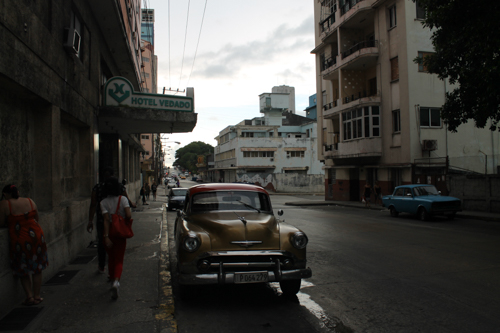
#> input picture A2/bild01.jpg, 500 x 333 px
$ jupyter execute a2.ipynb
#> lines starting #> are read from the running program, lines starting #| are printed output that depends on the picture
### util.py
import cv2
import numpy as np
from skimage import io
from matplotlib import pyplot as plt
import math

# mode 0 vertikal spiegeln, mode 1 horizontal
# [15 lines left out: function mirror_img, not called in this run]

# transform image to grayscale
def rgb2gray(img):
    # Source BildverarbeitungBuch: 12.2.1 Umwandlung in Grauwertbilder
    imgCopy = np.copy(img)
    gray = ((imgCopy[:, :, 0] * 0.299) + (imgCopy[:, :, 1] * 0.587) + (imgCopy[:, :, 2] * 0.114)).astype(int)
    return gray

# create Histogramm. bins are optionally implemented
def computeHisto(t_img, bin=None):
    if bin is not None:
        K = 256
        B = np.math.ceil(K / bin)
        t_histo = np.zeros(B, int)
        for pixel in t_img.flatten():
            i = np.math.floor(pixel / bin)
            t_histo[i] += 1
        return t_histo
    else:
        t_histo = np.zeros(256, int)
        for pixel in t_img.flatten():
            t_histo[pixel] += 1
        return t_histo

# print your image
def printImage(t_img, grayscale=True):
    if grayscale:
        io.imshow(t_img, cmap=plt.cm.gray)
        io.show()
    else:
        io.imshow(t_img)
        io.show()

# print your Historgram
def printHisto(t_histo, t_img=""):
    # plot image
    if t_img is not "":
        printImage(t_img, grayscale=True)
    # plot histogram
    n = t_histo.size
    x = range(n)
    width = 1
    plt.bar(x, t_histo, width, color="blue")
    plt.xlim([0, n - 1])
    plt.show()

def apply_lut(img, lut):
    for i, row in enumerate(img):
        for j, pixel in enumerate(row):
            img[i, j] = lut[pixel]
    return img

# [84 lines left out: functions cum_histo, match_Histo, filter, medianFilter, not called in this run]

sobel_1 = np.array([[1,2,1]]) / 4
sobel_2 = np.array([[-1,0,1]]) / 2

def horizontal(img):
    img_copy = img.copy()
    return filter(img_copy, np.transpose(sobel_1) @ sobel_2, 1, "continue")


def vertical(img):
    img_copy = img.copy()
    return filter(img_copy, np.transpose(sobel_2) @ sobel_1, 1, "continue")


def gradient(img):
    return np.sqrt(horizontal(img)**2 + vertical(img)**2)

def get_r_idx(r, max, step):
    result = r / max * step
    return result if round(result) < step else result - 1

# [154 lines left out: functions linearHT, linearHT_th, printEdge, sequential_labelling, to_bin, dilate and 3 more, not called in this run]

### a2.ipynb
[cell 1]
import numpy as np
from skimage import io
from skimage.transform import resize
import util as ut

### A2 Teil 2

[cell 2]
def cum_histo(histo, normalized=True):
    cum_his = np.zeros(histo.shape, int)
    for i, entry in enumerate(histo):
        if i == 0:
            cum_his[i] = histo[i]
        else:
            cum_his[i] = cum_his[i-1] + histo[i]
    if normalized:
        return cum_his / cum_his[- 1]
    return cum_his


img_1 = io.imread("A2/bild01.jpg")
#> img_1 is the input picture: shape (333, 500, 3); mean R, G, B 62.9, 61.8, 58.3
print("Image 1:")
ut.printImage(img_1)

# Histogramm img 1
gray_img_1 = ut.rgb2gray(img_1)
histo_gray_img_1 = ut.computeHisto(gray_img_1)
#> the loop in computeHisto, `for pixel in t_img.flatten():` made 166500 passes
#> pixel on passes 1 to 3: 30, 27, 23
#> after the loop in computeHisto, `for pixel in t_img.flatten():`: t_histo = 256 values, max 4757 at index 3, min 5 at index 195, mean 650.4
#> histo_gray_img_1 has the same summary as t_histo in computeHisto
ut.printHisto(histo_gray_img_1, gray_img_1)
#> in printHisto, `plt.show()`:
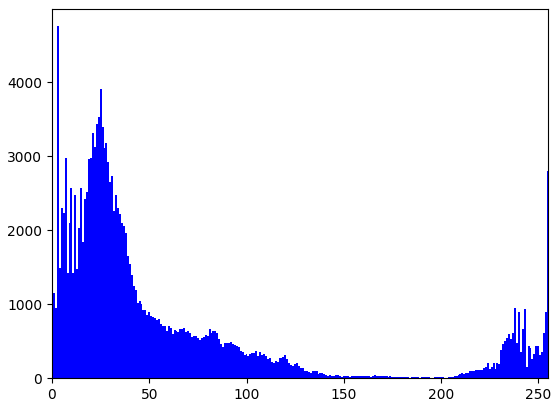
#> figure drawn by matplotlib, 1 panel; tallest bar 4757 high, from x = 2.5 to 3.5

# Kummuliertes Histogramm img 1
cum_histo_img_1 = cum_histo(histo_gray_img_1)
#> the loop in cum_histo, `for i, entry in enumerate(histo):` made 256 passes
#> entry on passes 1 to 3: 460, 1149, 947
#> after the loop in cum_histo, `for i, entry in enumerate(histo):`: cum_his = 256 values from 460 to 166500
#> cum_histo_img_1 = 256 values from 0.00276 to 1
ut.printHisto(cum_histo_img_1, gray_img_1)
#> in printHisto (call 2), `plt.show()`:
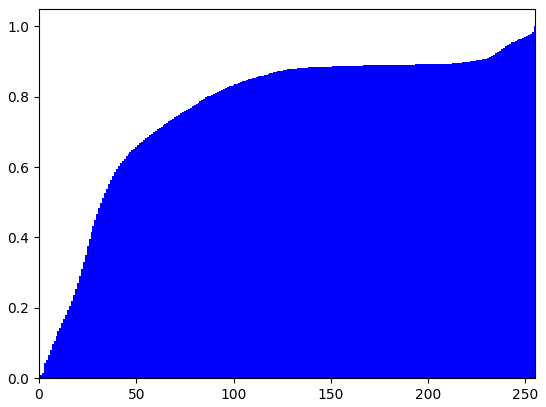
#> figure drawn by matplotlib, 1 panel; tallest bar 1 high, from x = 254.5 to 255.5

img_2 = io.imread("A2/bild02.jpg")
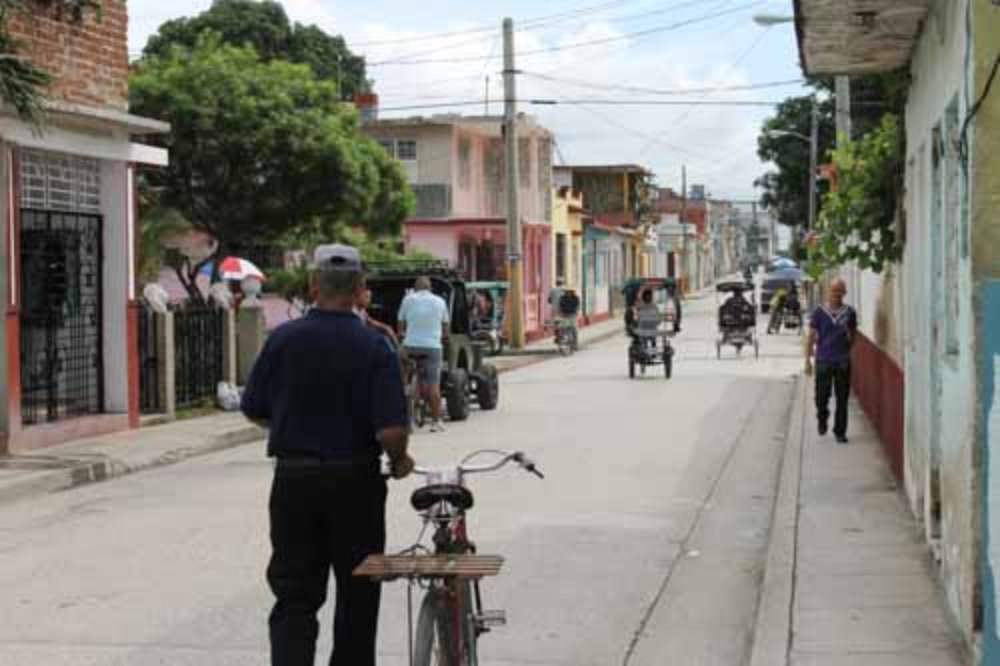
#> input picture A2/bild02.jpg, 1000 x 666 px
#> img_2 is the input picture: shape (666, 1000, 3); mean R, G, B 131.7, 129.6, 122.9
print("Image 2:")
ut.printImage(img_2)

# Histogramm img 2
gray_img_2 = ut.rgb2gray(img_2)
#> in rgb2gray (call 2), `gray = ((imgCopy[:, :, 0] * 0.299) + (imgCopy[:, :, 1] * 0.587) + (img..`:
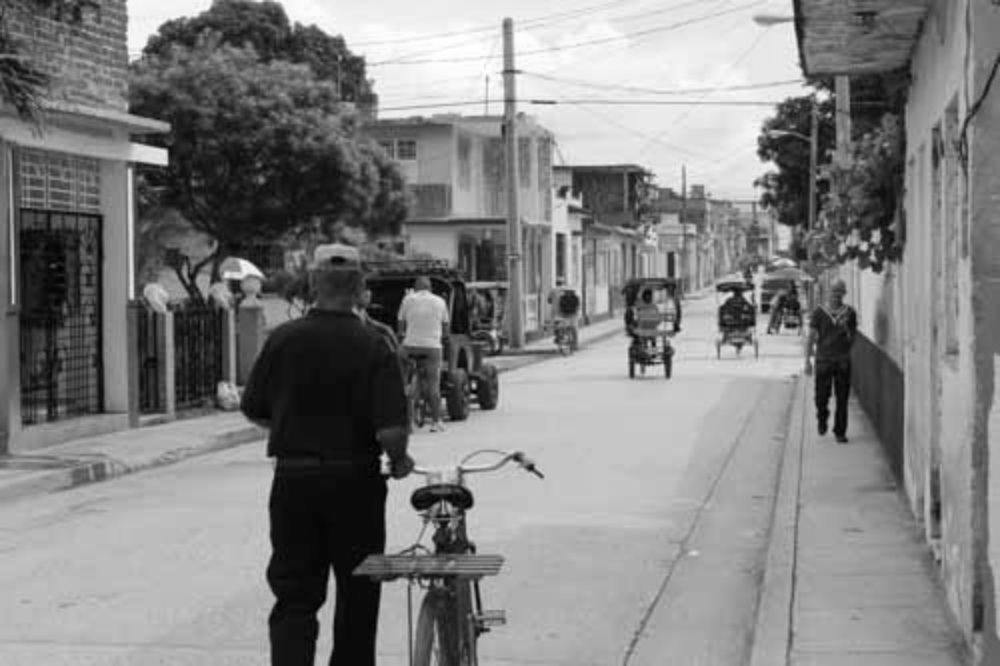
#> gray: shape (666, 1000) int64; min 0, max 255, mean 129
histo_gray_img_2 = ut.computeHisto(gray_img_2)
#> the loop in computeHisto (call 2), `for pixel in t_img.flatten():` made 666000 passes
#> pixel on passes 1 to 3: 65, 66, 71
#> histo_gray_img_2 = 256 values, max 9775 at index 188, min 18 at index 2, mean 2601.6
ut.printHisto(histo_gray_img_2, gray_img_2)
#> in printHisto (call 3), `plt.show()`:
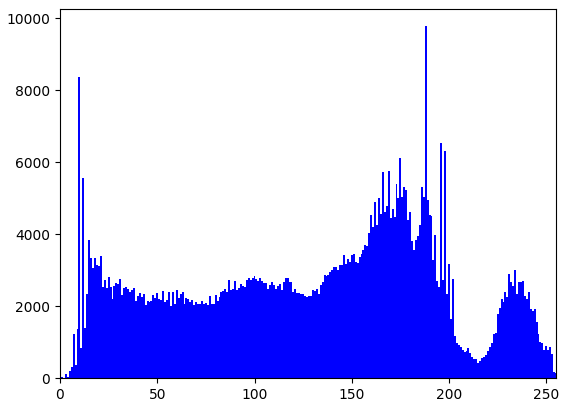
#> figure drawn by matplotlib, 1 panel; tallest bar 9775 high, from x = 187.5 to 188.5

# Kummuliertes Histogramm img 2
cum_histo_img_2 = cum_histo(histo_gray_img_2)
#> the loop in cum_histo (call 2), `for i, entry in enumerate(histo):` made 256 passes
#> entry on passes 1 to 3: 20, 25, 18
#> cum_histo_img_2 = 256 values from 3e-05 to 1
ut.printHisto(cum_histo_img_2)
#> call 4 of printHisto, with t_histo = array of shape (256,), t_img = ''
#> in printHisto (call 4), `plt.show()`:
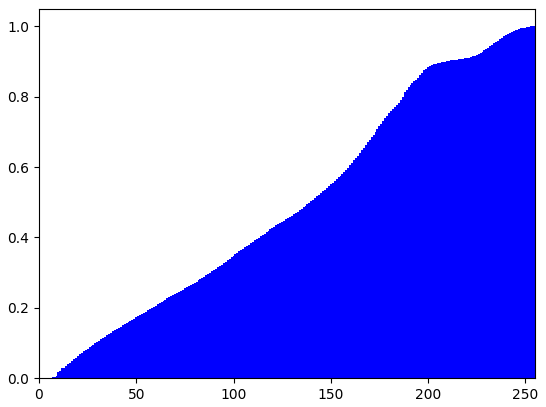
#> figure drawn by matplotlib, 1 panel; tallest bar 1 high, from x = 254.5 to 255.5

# A2 Teil 3

## Fragen:

### a) Was ist eine homogene und was eine nicht-homogene Punktoperation?

homogen: unabhängig von den Pixelkoordinaten
nicht-homogen: abhängig von den Pixelkoordinaten

### Was ist der Unterschied zwischen Punktoperationen und Filteroperationen?
Punktoperationen berücksichtigen nur die Informationen des jeweils betrachteten Pixels.
Filteroperationen hingegen beachten auch das direkte Umfeld des jeweiligen Pixels, wodurch beispielsweise
Filter existieren können, die Kanten hervorheben können, o.Ä.

# A2 Teil 4

[cell 3]
def match_Histo(img_histo, ref_histo):
    max = 256
    lut = np.arange(0, max, 1)
    for a in lut:
        j = max - 1
        while True:
            lut[a] = j
            j = j - 1
            if ((j >= 0) and (img_histo[a] >= ref_histo[j])):
                break
    return lut

[cell 4]
# read img
img_1 = io.imread("A2/bild01.jpg")
img_2 = io.imread("A2/bild02.jpg")

# transform to grayscale
gray_img_1 = ut.rgb2gray(img_1)
gray_img_2 = ut.rgb2gray(img_2)

# create histo
histo_gray_img_1 = ut.computeHisto(gray_img_1)
histo_gray_img_2 = ut.computeHisto(gray_img_2)

# create cum_histo
cum_histo_img_1 = cum_histo(histo_gray_img_1)
cum_histo_img_2 = cum_histo(histo_gray_img_2)

# create lut
lut = match_Histo(cum_histo_img_1, cum_histo_img_2)
#> lut = 256 values from 7 to 255

# transform img
lut_img = ut.apply_lut(gray_img_1, lut)
#> after the loop in apply_lut, `for i, row in enumerate(img):`:
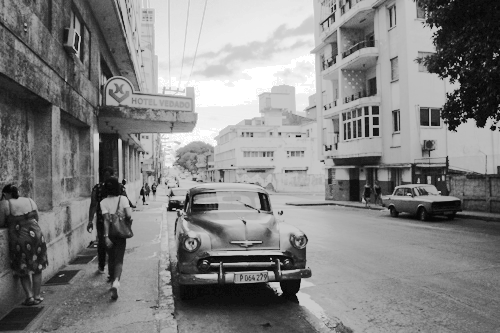
#> img: shape (333, 500) int64; min 7, max 255, mean 130.4

# print
print("Image 1 and 2:")
ut.printHisto(cum_histo_img_1, gray_img_1)
ut.printHisto(cum_histo_img_2, gray_img_2)

print("Image 1 modified with lut")
new_histo = ut.computeHisto(lut_img)
#> new_histo = 256 values, max 4757 at index 16, min 0 at index 0, mean 650.4
new_cum_histo = cum_histo(new_histo)
#> new_cum_histo = 256 values from 0 to 1
ut.printHisto(new_cum_histo, lut_img)
